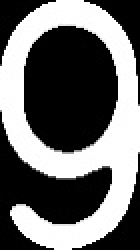
#> input picture OpevCV_prat/Card_Imgs/Nine.jpg, 70 x 125 px, given in place of the camera (shown 2 times larger)
$ python Step_0.1.py
#> lines starting #> are read from the running program, lines starting #| are printed output that depends on the picture; after the words box and inside, x2 and y2 are one past the last pixel; in counts of white or black regions, pixels touching at a corner belong together
#> further down, frame is the input picture: shape (125, 70, 3); min 0, max 255, mean 109.7

"""

This code shall be a sum of all related code for a signal code project.

The code is going to do everything so that reference to other .py files are
not in place because I don't know how to do that.

Made by B.Stokke on 28.11.2024
"""

import cv2
import cv2 as cv
import numpy as np


# Converts number in array suits to str
# [118 lines left out: functions nr_SUIT_SUIT, nr_RANK_RANK, image_similarity_score, compare, resize_to_ref, resize and 2 more, not called in this run]

# A function that finds cards and makes a line around it
def find_card(img):
    # Make an image to black and white (including gray)
    gray = cv.cvtColor(img, cv.COLOR_BGR2GRAY)

    # blur the image to make shapes more clear by take away any details
    blurred = cv.GaussianBlur(gray, (5, 5), 0)
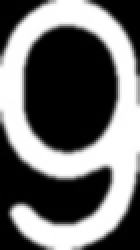
#> blurred: shape (125, 70) (shown 2 times larger); min 0, max 255, mean 110.2

    # Highlights the edges in an image
    edges = cv.Canny(blurred, 50, 150)
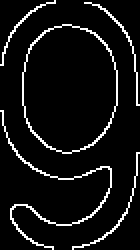
#> edges: shape (125, 70) (shown 2 times larger); 7.2% white in thin lines or dots

    # Finds the contours in an image (shapes)
    contours, _ = cv.findContours(edges, cv.RETR_EXTERNAL, cv.CHAIN_APPROX_SIMPLE)
#> contours = 5 contours, 3 with area under 20; largest, box (x1, y1, x2, y2) and area: (11, 12, 59, 77) 2432, (0, 55, 56, 125) 56

    # Make an array called cards
    cards = []
    for contour in contours: # looks for shapes that have 4 sides

        # Tolerance for how accurate the shape can be (2%)
        epsilon = 0.02 * cv.arcLength(contour, True)

        # A list of points for the shape
        approx = cv.approxPolyDP(contour, epsilon, True)

        # If any shapes that have 4 corners (points), then add the points of the shape in cards
        if len(approx) == 4 and cv.contourArea(approx) > 1000: # not too small shape
            cards.append(approx) # Add approx to the array cards
#> this loop made 5 passes
#> epsilon on passes 1 to 5: 2.74, 7.5, 3.74, 2.65, 1.9
#> after the loop, cards = []

    # Make a copy of the original image
    copy_image = img.copy()
    for card in cards: # Draw a line through the points to a shape, that has been added above
        cv.drawContours(copy_image, [card], -1, (0, 255, 0), 2) # the order is in BGR not RBG for the color
#> this loop made 0 passes

    # Perspective transform to isolate each card
    for i, card in enumerate(cards):
        # Get the bounding box coordinates for each card
        pts = card.reshape(4, 2)

        # Sort the points to order them as top-left, top-right, bottom-right, bottom-left
        # (Necessary for perspective transform to work properly)
        rect = np.zeros((4, 2), dtype="float32")
        s = pts.sum(axis=1)
        rect[0] = pts[np.argmin(s)]
        rect[2] = pts[np.argmax(s)]
        diff = np.diff(pts, axis=1)
        rect[1] = pts[np.argmin(diff)]
        rect[3] = pts[np.argmax(diff)]

        # Compute the width and height of the card (max)
        widthA = np.sqrt(((rect[2][0] - rect[3][0]) ** 2) + ((rect[2][1] - rect[3][1]) ** 2))
        widthB = np.sqrt(((rect[1][0] - rect[0][0]) ** 2) + ((rect[1][1] - rect[0][1]) ** 2))
        maxWidth = max(int(widthA), int(widthB))

        heightA = np.sqrt(((rect[1][0] - rect[2][0]) ** 2) + ((rect[1][1] - rect[2][1]) ** 2))
        heightB = np.sqrt(((rect[0][0] - rect[3][0]) ** 2) + ((rect[0][1] - rect[3][1]) ** 2))
        maxHeight = max(int(heightA), int(heightB))

        # Define the destination points for the "flattened" card
        dst_pts = np.array([
            [0, 0],
            [maxWidth - 1, 0],
            [maxWidth - 1, maxHeight - 1],
            [0, maxHeight - 1]], dtype="float32")

        # Compute the perspective transform matrix and apply it
        M = cv.getPerspectiveTransform(rect, dst_pts)
        warped = cv.warpPerspective(img, M, (maxWidth, maxHeight))

        # Make the image stand (long side is vertical)
        if warped.shape[1] > warped.shape[0]: # Check if the width is longer than hight
            warped = cv.rotate(warped, cv.ROTATE_90_CLOCKWISE) # Rotate image (clockwise)

        # h_n is the ratio of the total height of the card to the height of the roi mesured (manualy)
        h_n = 3.9 # This isn't good and other methods should be used

        # w_n is the ratio of the total width of the card to the width of the roi mesured (manualy)
        w_n = 5.9 # This isn't good and other methods should be used

        h = warped.shape[0] # Height of the 2D image of the card
        w = warped.shape[1] # Width of the 2D image of the card

        n = round(h/h_n) # n is the height of the ROI in this case
        v = round(w/w_n) # v is the witdh of the ROI in this case

        ROI = warped[0:n, 0:v]  # Define the ROI

        # Display each card individually and numbering the cards using "i"
        cv.imshow(f"Card {i+1}", warped)

        # Display the ROI and numbering the ROI of the card using "i"
        cv.imshow(f"ROI {i+1}", ROI)

    # Don't call on the ROI if there are none.
    if len(cards) != 0:
        try:
            rank_image, suit_image = splitt_img(ROI)

            # Display the rank of the card
            cv.imshow("Rank", rank_image)
            cv.imshow("Suit", suit_image)

            RANK_ROW, rank_score = compare(RANK_paths, rank_image)
            SUIT_ROW, suit_score = compare(SUIT_paths, suit_image)

            rank_text = nr_RANK_RANK(RANK_ROW)
            suit_text = nr_SUIT_SUIT(SUIT_ROW)
            label = f"{rank_text} of {suit_text}"

            # Get the top-left corner of the card to place text
            top_left = tuple(card.reshape(4, 2)[0])

            # Put text near the detected card
            cv.putText(copy_image, label, (int(top_left[0]), int(top_left[1] - 10)), cv.FONT_HERSHEY_SIMPLEX, 0.6, (255, 0, 0), 2)
            cv.imshow("Detected Card", copy_image)
        except:
            pass

# Returns an image of rank and an image of suit
# [56 lines left out: function splitt_img, not called in this run]


# An array of paths to the reference images of ranks
RANK_paths = [r"OpevCV_prat\Card_Imgs\Ace.jpg", r"OpevCV_prat\Card_Imgs\Two.jpg", r"OpevCV_prat\Card_Imgs\Three.jpg", r"OpevCV_prat\Card_Imgs\Four.jpg", r"OpevCV_prat\Card_Imgs\Five.jpg", r"OpevCV_prat\Card_Imgs\Six.jpg", r"OpevCV_prat\Card_Imgs\Seven.jpg", r"OpevCV_prat\Card_Imgs\Eight.jpg", r"OpevCV_prat\Card_Imgs\Nine.jpg", r"OpevCV_prat\Card_Imgs\Ten.jpg", r"OpevCV_prat\Card_Imgs\Jack.jpg", r"OpevCV_prat\Card_Imgs\Queen.jpg", r"OpevCV_prat\Card_Imgs\King.jpg"]

# An array of paths to the reference images of suits
SUIT_paths = [r"OpevCV_prat\Card_Imgs\Hearts.jpg", r"OpevCV_prat\Card_Imgs\Spades.jpg", r"OpevCV_prat\Card_Imgs\Diamonds.jpg", r"OpevCV_prat\Card_Imgs\Clubs.jpg"]

# Video feed
capture = cv.VideoCapture(1)

# Constant loop*
while True:
    # Set frame to be an image/frame of the video feed
    ifTrue, frame = capture.read()

    cv.imshow("Feed", frame)
    # Find and make a square around the card/square
    # and show the results
    find_card(frame)

    # Used to break from the loop
    if cv.waitKey(20) & 0xFF==ord('q'):
#> (key q is pressed here)
        break


# Stop capturing from the camera
capture.release()

# Destroy the windows made
cv.destroyAllWindows()

$ run again, on OpevCV_prat/Card_Imgs/Six.jpg
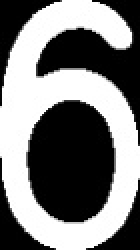
#> input picture OpevCV_prat/Card_Imgs/Six.jpg, 70 x 125 px, given in place of the camera (shown 2 times larger)
#> frame is the input picture: shape (125, 70, 3); min 0, max 255, mean 124.3
#> in find_card, `blurred = cv.GaussianBlur(gray, (5, 5), 0)`:
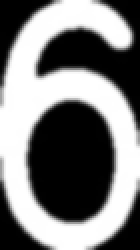
#> blurred: shape (125, 70) (shown 2 times larger); min 0, max 255, mean 124.8
#> in find_card, `edges = cv.Canny(blurred, 50, 150)`:
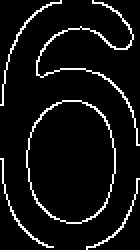
#> edges: shape (125, 70) (shown 2 times larger); 6.9% white in thin lines or dots
#> contours = 5 contours, 3 with area under 20; largest, box (x1, y1, x2, y2) and area: (13, 50, 58, 112) 2166, (18, 0, 70, 73) 50
#> the loop in find_card, `for contour in contours:` made 5 passes
#> epsilon on passes 2 to 5: 2.33, 3.56, 7.28, 2.75
#> after the loop in find_card, `for contour in contours:`: cards = []
